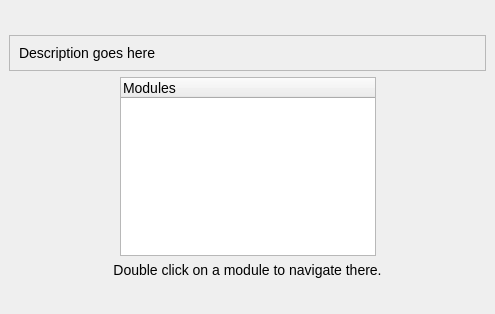
<ui version="4.0" >
 <class>ModuleOverview</class>
 <widget class="QWidget" name="ModuleOverview" >
  <property name="geometry" >
   <rect>
    <x>0</x>
    <y>0</y>
    <width>495</width>
    <height>314</height>
   </rect>
  </property>
  <property name="windowTitle" >
   <string>Form</string>
  </property>
  <property name="styleSheet" >
   <string>* {font-size:14px}</string>
  </property>
  <layout class="QVBoxLayout" >
   <property name="margin" >
    <number>9</number>
   </property>
   <property name="spacing" >
    <number>6</number>
   </property>
   <item>
    <spacer>
     <property name="orientation" >
      <enum>Qt::Vertical</enum>
     </property>
     <property name="sizeHint" >
      <size>
       <width>20</width>
       <height>40</height>
      </size>
     </property>
    </spacer>
   </item>
   <item>
    <widget class="QFrame" name="descriptionFrame" >
     <property name="frameShape" >
      <enum>QFrame::StyledPanel</enum>
     </property>
     <property name="frameShadow" >
      <enum>QFrame::Raised</enum>
     </property>
     <layout class="QVBoxLayout" >
      <property name="margin" >
       <number>9</number>
      </property>
      <property name="spacing" >
       <number>6</number>
      </property>
      <item>
       <widget class="QLabel" name="descriptionLabel" >
        <property name="text" >
         <string>Description goes here</string>
        </property>
        <property name="wordWrap" >
         <bool>true</bool>
        </property>
       </widget>
      </item>
     </layout>
    </widget>
   </item>
   <item>
    <layout class="QHBoxLayout" >
     <property name="margin" >
      <number>0</number>
     </property>
     <property name="spacing" >
      <number>6</number>
     </property>
     <item>
      <spacer>
       <property name="orientation" >
        <enum>Qt::Horizontal</enum>
       </property>
       <property name="sizeHint" >
        <size>
         <width>40</width>
         <height>20</height>
        </size>
       </property>
      </spacer>
     </item>
     <item>
      <widget class="QTreeWidget" name="treeWidget" >
       <property name="styleSheet" >
        <string/>
       </property>
       <property name="itemsExpandable" >
        <bool>false</bool>
       </property>
       <column>
        <property name="text" >
         <string>Modules</string>
        </property>
       </column>
      </widget>
     </item>
     <item>
      <spacer>
       <property name="orientation" >
        <enum>Qt::Horizontal</enum>
       </property>
       <property name="sizeHint" >
        <size>
         <width>40</width>
         <height>20</height>
        </size>
       </property>
      </spacer>
     </item>
    </layout>
   </item>
   <item>
    <widget class="QLabel" name="label" >
     <property name="text" >
      <string>Double click on a module to navigate there.</string>
     </property>
     <property name="alignment" >
      <set>Qt::AlignCenter</set>
     </property>
    </widget>
   </item>
   <item>
    <spacer>
     <property name="orientation" >
      <enum>Qt::Vertical</enum>
     </property>
     <property name="sizeHint" >
      <size>
       <width>477</width>
       <height>41</height>
      </size>
     </property>
    </spacer>
   </item>
  </layout>
 </widget>
 <resources/>
 <connections/>
</ui>
